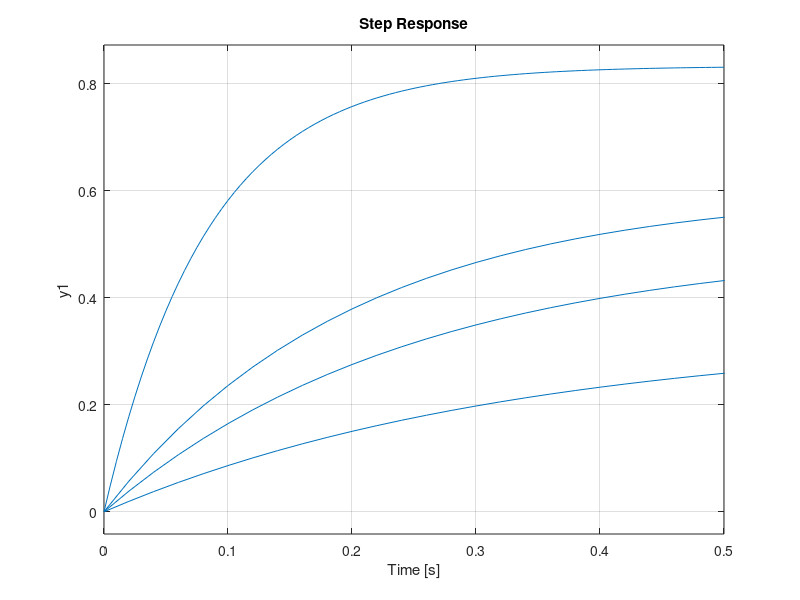

Recreate this plot in MATLAB.
num=[1];
den=[1 3];
y=tf(num,den);
step(y);
hold on
kp=2
num=[kp];
den=[1 2+kp];
y=tf(num,den);
step(y);
hold on
kp=3
num=[kp];
den=[1 2+kp];
y=tf(num,den);
step(y);
hold on
kp=10
num=[kp];
den=[1 2+kp];
y=tf(num,den);
step(y);